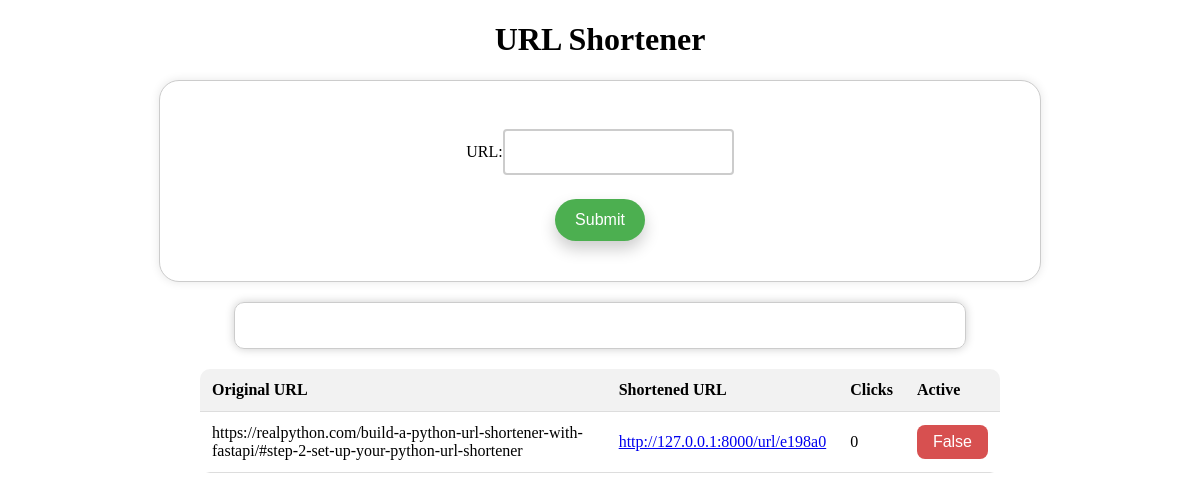
The app's page /url/, older data.
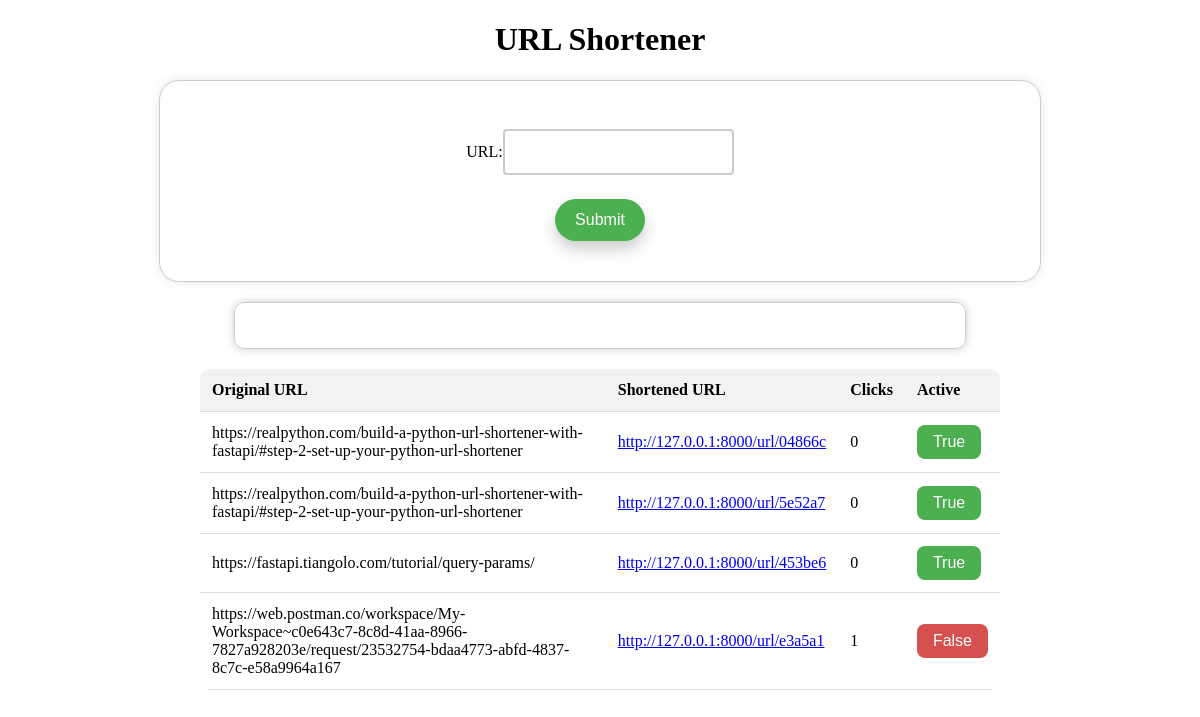
The same page, newer data.
### models.py (models this page shows)
class UrlMapping(Base):
    __tablename__ = "url_mappings"
    id = Column(Integer, primary_key=True, index=True)
    original_url = Column(String, index=True)
    short_url_key = Column(String, index=True, unique=True)
    short_url = Column(String, index=True, unique=True)
    clicks = Column(Integer, default=0)
    is_active = Column(Boolean, default=True)

### main.py (the view)
@app.get("/url/")
async def read_root(request: Request, db: Session = Depends(get_db)):
    all_short_url = db.query(models.UrlMapping).all()
    for items in all_short_url:
        print(items)
    return templates.TemplateResponse("urlshort.html", {"request": request, "all_short_url": all_short_url})

### templates/urlshort.html (shortened to what this page needs)
<!DOCTYPE html>
<html lang="en">
<head>
</head>
<body>
    <div class="container">
        <h1>URL Shortener</h1>
        <div class="form-container">
            <form id="url-form">
                <div class="form-row">
                    <label for="url-input">URL:</label>
                    <input type="text" id="url-input" name="url">
                </div>
                <input type="submit"></input>
            </form>
        </div>
        <div id="short-url"></div>
        <div class="table-container">
            <table>
                <thead>
                    <tr>
                        <th>Original URL</th>
                        <th>Shortened URL</th>
                        <th>Clicks</th>
                        <th>Active</th>
                    </tr>
                </thead>
                <tbody>
                    {% for item in all_short_url %}
                    <tr>
                        <td>{{ item.original_url }}</td>
                        <td><a href="{{item.short_url}}" target="_blank">{{ item.short_url }}</a></td>
                        <td>{{ item.clicks }}</td>
                        <td>
                            {% if item.is_active == False %}
                            <button id="{{item.short_url_key}}" disabled
                                style="background-color: #d75050;">{{item.is_active}}</button>
                            {% else %}
                            <button id="{{item.short_url_key}}"
                                onclick="disableButton('{{item.short_url_key}}')">{{item.is_active}}</button>
                            {% endif %}
                        </td>
                    </tr>
                    {% endfor %}
                </tbody>
            </table>
        </div>
    </div>
</body>
</html>

### templates/urlshort.html (style rules this page uses)
h1 { display: flex; justify-content: center; }
.form-container { display: flex; justify-content: center; }
.form-row { display: flex; align-items: center; margin-bottom: 16px; }
#url-form { display: flex; flex-direction: column; align-items: center; padding: 40px; border: 1px solid #ccc; border-radius: 20px; box-shadow: 0 0 10px rgba(0, 0, 0, 0.1); background-color: #fff; width: 800px; }
input[type="text"] { width: 100%; padding: 12px 10px; margin: 8px 0; box-sizing: border-box; border: 2px solid #ccc; border-radius: 4px; font-size: 16px; }
input[type="submit"] { background-color: #4CAF50; color: white; padding: 12px 20px; border: none; border-radius: 50px; cursor: pointer; font-size: 16px; box-shadow: 0 8px 16px rgba(0, 0, 0, 0.2); transition: all 0.3s ease-in-out; }
#short-url { border: 1px solid #ccc; padding: 10px; margin: 20px auto; width: 60%; text-align: center; border-radius: 10px; box-shadow: 0 0 10px rgba(0, 0, 0, 0.2); height: 25px; overflow: hidden; display: flex; justify-content: center; align-items: center; line-height: 25px; }
.table-container { margin: 0 auto; max-width: 800px; border-collapse: collapse; border-radius: 10px; overflow: hidden; }
table { border-collapse: collapse; width: 100%; text-align: left; font-size: 16px; }
th, td { padding: 12px; text-align: left; border-bottom: 1px solid #ddd; }
th { background-color: #f2f2f2; font-weight: bold; }
button { background-color: #4CAF50; color: white; font-size: 16px; border-radius: 8px; padding: 8px 16px; border: none; cursor: pointer; }

Row changes from the older to the newer data that the page shows:
changed UrlMapping: short_url "http://127.0.0.1:8000/url/e198a0" → "http://127.0.0.1:8000/url/04866c"; short_url_key "e198a0" → "04866c" (drawn); is_active "False" → "True"
added UrlMapping: original_url "https://realpython.com/build-a-python-url-shortener-with-fastapi/#step-2-set-up-your-python-url-shortener", short_url "http://127.0.0.1:8000/url/5e52a7", clicks "0", is_active "True"
added UrlMapping: original_url "https://fastapi.tiangolo.com/tutorial/query-params/", short_url "http://127.0.0.1:8000/url/453be6", clicks "0", is_active "True"
added UrlMapping: original_url "https://web.postman.co/workspace/My-Workspace~c0e643c7-8c8d-41aa-8966-7827a928203e/request/23532754-bdaa4773-abfd-4837-8c7c-e58a9964a167", short_url "http://127.0.0.1:8000/url/e3a5a1", clicks "1", is_active "False"
